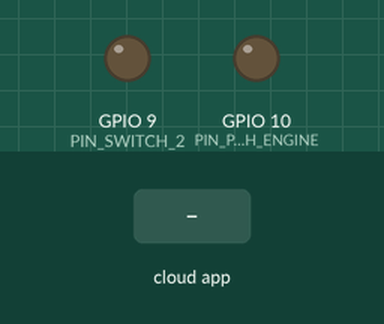
Simulated run of this sketch. Board: ESP32-S3. Parts: output pins drawn as LEDs (lit = HIGH). The inputs (shaded band) are chosen by the test bench. The RemoteXY app is connected.

Above: at 1.2 s.
1.3 s: the phone or cloud app sets pushSwitch_Engine to 1
At 2.5 s:
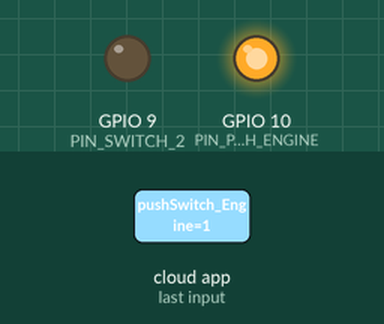
2.8 s: the phone or cloud app sets switch_2 to 1
At 3.6 s:
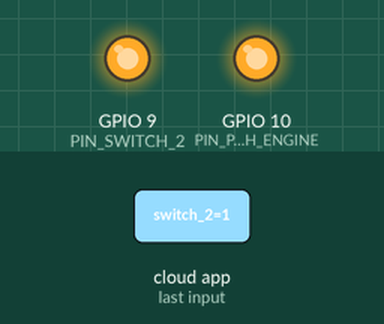
4.3 s: the phone or cloud app sets pushSwitch_Engine to 0
At 4.7 s:
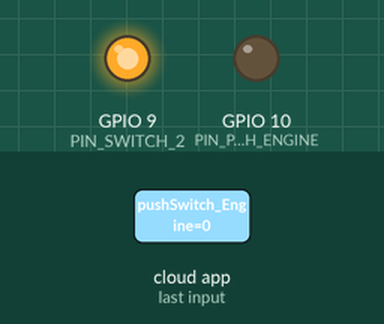
5.8 s: the phone or cloud app sets switch_2 to 0
At 7.1 s:
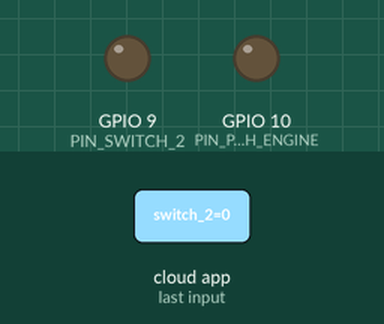
Timing chart, 0 to 8.3 s (numbered marks = the images above; inputs shaded):
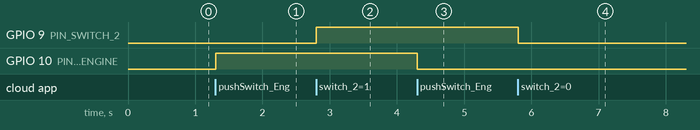

The sketch:

Smartphone_Slider.ino
```cpp
// (licence header left out)
//////////////////////////////////////////////
//        RemoteXY include library          //
//////////////////////////////////////////////

// RemoteXY select connection mode and include library
#define REMOTEXY_MODE__ESP32CORE_BLE
#include <BLEDevice.h>

#include <RemoteXY.h>

// RemoteXY connection settings
#define REMOTEXY_BLUETOOTH_NAME "ESP2022_Slider"
#define REMOTEXY_ACCESS_PASSWORD "esp2022"


// RemoteXY configurate
#pragma pack(push, 1)
uint8_t RemoteXY_CONF[] =   // 94 bytes
  { 255,5,0,0,0,87,0,16,29,1,2,1,3,71,29,11,2,26,31,31,
  83,101,110,115,111,114,0,80,104,111,110,101,0,10,48,38,74,19,19,4,
  36,8,32,71,79,32,0,24,83,84,79,80,0,2,1,3,88,29,8,2,
  26,31,31,77,111,116,46,79,78,0,77,111,116,46,111,102,102,0,4,48,
  10,3,10,64,2,26,4,48,40,3,10,64,2,26 };

// this structure defines all the variables and events of your control interface
struct {

    // input variables
  uint8_t switch_1; // =1 if switch ON and =0 if OFF
  uint8_t pushSwitch_Engine; // =1 if state is ON, else =0
  uint8_t switch_2; // =1 if switch ON and =0 if OFF
  int8_t slider_links; // =-100..100 slider position
  int8_t slider_rechts; // =-100..100 slider position

    // other variable
  uint8_t connect_flag;  // =1 if wire connected, else =0

} RemoteXY;
#pragma pack(pop)

/////////////////////////////////////////////
//           END RemoteXY include          //
/////////////////////////////////////////////

#define PIN_PUSHSWITCH_ENGINE 10
#define PIN_SWITCH_2 9


void setup()
{
  RemoteXY_Init ();

  pinMode (PIN_PUSHSWITCH_ENGINE, OUTPUT);
  pinMode (PIN_SWITCH_2, OUTPUT);

  // TODO you setup code

}

void loop()
{
  RemoteXY_Handler ();

  digitalWrite(PIN_PUSHSWITCH_ENGINE, (RemoteXY.pushSwitch_Engine==0)?LOW:HIGH);
  digitalWrite(PIN_SWITCH_2, (RemoteXY.switch_2==0)?LOW:HIGH);

  // TODO you loop code
  // use the RemoteXY structure for data transfer
  // do not call delay()


}
```

Measured:
- after the input at 1.3 s, GPIO 10 (PIN_PUSHSWITCH_ENGINE): LOW → HIGH at once
- after the input at 2.8 s, GPIO 9 (PIN_SWITCH_2): LOW → HIGH at once
- after the input at 4.3 s, GPIO 10 (PIN_PUSHSWITCH_ENGINE): HIGH → LOW at once
- after the input at 5.8 s, GPIO 9 (PIN_SWITCH_2): HIGH → LOW at once
